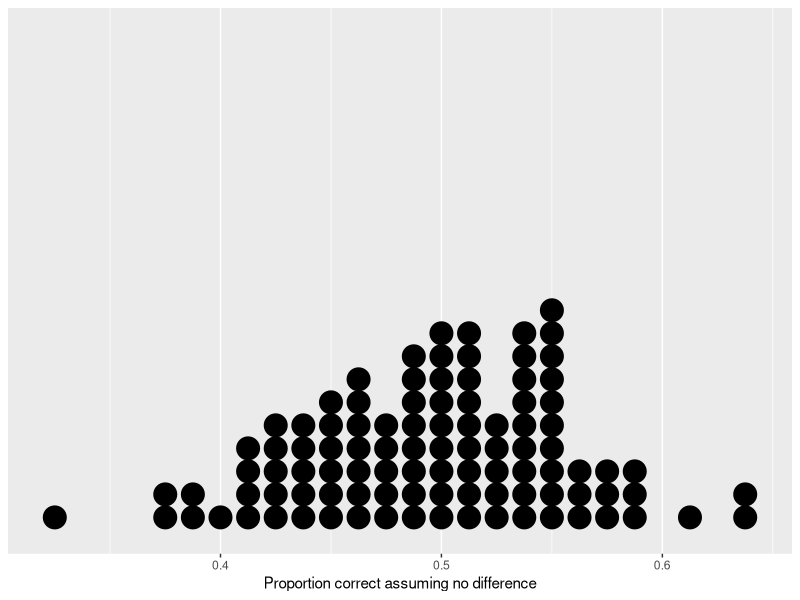
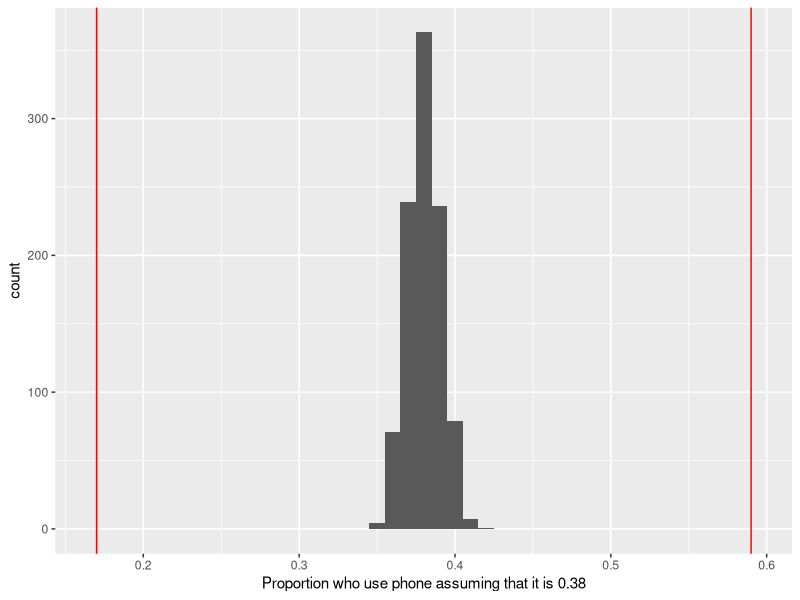
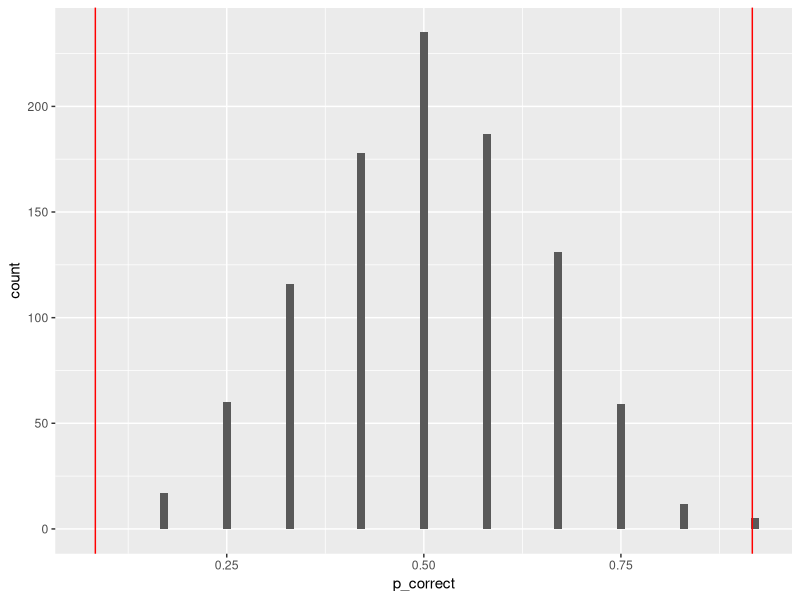
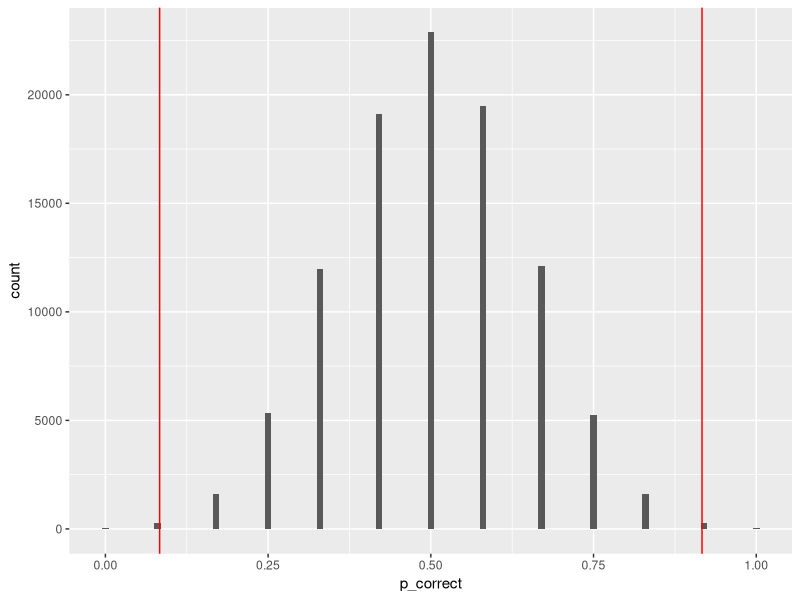

Source code (R) for these figures, in order:
## ---- chunk 1
htmltools::tagList(rmarkdown::html_dependency_font_awesome())
## ---- chunk 2
library(tidyverse)
set.seed(4)
repetitions <- 100
simulated_stats <- rep(NA, repetitions) 
n_observations <- 80
test_stat <- 53/n_observations

for (i in 1:repetitions)
{
  new_sim <- sample(c("correct", "incorrect"), size=n_observations, replace=TRUE)
  sim_p <- sum(new_sim == "correct") / n_observations
  simulated_stats[i] <- sim_p
}

sim <- data_frame(p_correct = simulated_stats)
ggplot(sim, aes(p_correct)) + 
  geom_dotplot() + labs(x="Proportion correct assuming no difference") +
  scale_y_continuous(NULL, breaks = NULL) # get rid of strange label on y-axis for dotplot
## ---- chunk 3
library(tidyverse)
repetitions <- 1000
simulated_stats <- rep(NA, repetitions) 
n_observations <- 2254
test_stat <- 0.38

for (i in 1:repetitions)
{
  new_sim <- sample(c("phone", "other"), size=n_observations, prob=c(0.38, 0.62), replace=TRUE)
  sim_p <- sum(new_sim == "phone") / n_observations
  simulated_stats[i] <- sim_p
}

sim <- data_frame(p_phone = simulated_stats)
ggplot(sim, aes(p_phone)) + 
  geom_histogram(binwidth=0.01) + 
  labs(x="Proportion who use phone assuming that it is 0.38") +
  geom_vline(xintercept=0.17, color="red") + geom_vline(xintercept=0.38+(0.38-0.17), color="red")

sim %>% 
  filter(p_phone >= 0.38+(0.38-0.17) | p_phone <= 0.17) %>%
  summarise(p_value = n() / repetitions)
  
## ---- chunk 4
set.seed(11)  # assume the last 2 digits of my student number are 11
repetitions <- 1000
simulated_stats <- rep(NA, repetitions) 
n_observations <- 12
test_stat <- 11/12

for (i in 1:repetitions)
{
  new_sim <- sample(c("correct", "incorrect"), size=n_observations, prob=c(0.5, 0.5), replace=TRUE)
  sim_p <- sum(new_sim == "correct") / n_observations
  simulated_stats[i] <- sim_p
}

sim <- data_frame(p_correct = simulated_stats)
ggplot(sim, aes(p_correct)) + 
  geom_histogram(binwidth=0.01) + 
  geom_vline(xintercept=11/12, color="red") + 
  geom_vline(xintercept=0.5-(11/12-.5), color="red")

sim %>% 
  filter(p_correct >= 11/12 | p_correct <= 0.5-(11/12-.5)) %>%
  summarise(p_value = n() / repetitions)

## ---- chunk 5
set.seed(11)  # assume the last 2 digits of my student number are 11
repetitions <- 100000
simulated_stats <- rep(NA, repetitions) 
n_observations <- 12
test_stat <- 11/12

for (i in 1:repetitions)
{
  new_sim <- sample(c("correct", "incorrect"), size=n_observations, prob=c(0.5, 0.5), replace=TRUE)
  sim_p <- sum(new_sim == "correct") / n_observations
  simulated_stats[i] <- sim_p
}

sim <- data_frame(p_correct = simulated_stats)
ggplot(sim, aes(p_correct)) + 
  geom_histogram(binwidth=0.01) + 
  geom_vline(xintercept=11/12, color="red") + 
  geom_vline(xintercept=0.5-(11/12-.5), color="red")

sim %>% 
  filter(p_correct >= 11/12 | p_correct <= 0.5-(11/12-.5)) %>%
  summarise(p_value = n() / repetitions)
